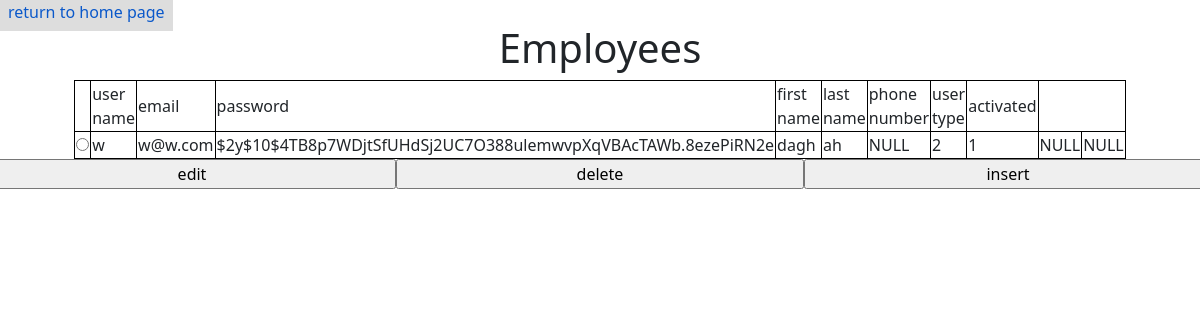
The page /admin/content.php?p=3 (signed in) on the database its author committed.
### tables this page shows
CREATE TABLE `user` (
  `user_name` varchar(30) NOT NULL,
  `email` varchar(50) NOT NULL,
  `password` varchar(255) NOT NULL,
  `first_name` varchar(30) NOT NULL,
  `last_name` varchar(30) NOT NULL,
  `phone_number` varchar(15) DEFAULT NULL,
  `user_type` int(11) NOT NULL,
  `activated` bit(1) NOT NULL,
  `token` varchar(255) DEFAULT NULL,
  `expiration_date` datetime DEFAULT NULL
);

### admin/content.php (the view, shortened to what this page needs)
<?php
require_once "../db_config.php";
?>
<!DOCTYPE html>
<html lang="en">
<head>
    <link rel="stylesheet" href="../css/style.css">
    <link rel="stylesheet" href="../css/bootstrap.min.css">
</head>
<body>
    <a href="index.php" class="button-custom ">return to home page</a>
    <?php
    $sql="";
    echo "<table class=\"table-design\">";
        if($_GET["p"]==1)
        {
            echo "<h1 class=\"text-center\">Tables</h1>";
            if(!empty($_GET["v"]) && !empty($_GET["value"])){
            if($_GET["v"]=="delete")
            {
                $value=$_GET["value"];
                $sql="delete from tables where table_number='$value'";
                $result=$conn->prepare($sql);
                try{
                    $result->execute();
                    header("location:content.php?p=1");
                }
                catch(Exception $e)
                {
                    header("location:index.php?p=1");
                }
            }
        }
        if(!empty($_GET["b"]))
        {
        if($_GET["b"]=="insert")
        {
            $table=$_GET["value"];
            $seat=$_GET["seat"];
            $smoke=$_GET["smoke"];
            $sql="insert into tables values('$table','$seat','$smoke')";
            $result=$conn->prepare($sql);
            try{
                $result->execute();
                header("location:content.php?p=1");
            }
            catch(Exception $e)
            {
                header("location:index.php?p=1");
            }
        }
        if($_GET["b"]=="edit" && !empty($_GET["seat"]) && !empty($_GET["smoke"]))
        {
            $table=$_GET["value"];
            $seat=$_GET["seat"];
            $smoke=$_GET["smoke"];
            $sql="update tables set num_of_seats='$seat',smoking='$smoke' where table_number='$table'";
            $result=$conn->prepare($sql);
            try{
                $result->execute();
                header("location:content.php?p=1");
            }
            catch(Exception $e)
            {
                header("location:index.php?p=1");
            }
        }
    }
            $sql="select * from tables";
            echo "<tr><td></td><td>table_num</td>
            <td>number of seats</td><td>smoking</td></tr>";
        }
        else if($_GET["p"]==3)
        {
            echo "<h1 class=\"text-center\">Employees</h1>";
            $sql="select * from user where user_type=2";
            echo "<tr><td></td><td>user name</td>
            <td>email</td><td>password</td><td>first name</td><td>last name</td><td>phone number</td><td>user type</td> <td>activated</td></tr>";
        }
        echo "<form method=\"get\" action=\"content.php\">";
        $result=$conn->prepare($sql);
        try{
        $result->execute();
        }
        catch(Exception $e)
        {
            header("location:index.php?p=1");
        }
        $result->setFetchMode(PDO::FETCH_NUM);
        while($row=$result->fetch())
        {
            echo "<tr>";
            echo "<td><input type=\"radio\" name=\"value\" value=\"$row[0]\">";
            echo "</td>";
            foreach($row as $rows)
            {
                if($rows =='')
                {
                    $rows = 'NULL';
                }
                echo "<td>$rows</td>";
            }
            echo "</tr>";
        }
        echo "</table>";
        if($_GET["p"]==3)
        {
            echo "<div class=\"row\">";
            echo "<input type=\"submit\" name=\"v\" value=\"edit\" class=\"button-size col-4\">";
            echo "<input type=\"submit\" name=\"v\" value=\"delete\" class=\"button-size col-4\">";
            echo "<input type=\"submit\" name=\"v\" value=\"insert\" class=\"button-size col-4\">";
        }
    ?>
</body>
</html>

### css/style.css (style rules this page uses)
.table-design { width: 50%; margin: auto; border: 1px solid black; }
.button-size { width: 50%; margin: auto; }
.table-design td { border: 1px solid black; width: auto; }
.button-custom { background-color: #bbbbbb; text-decoration: none; color: #111111; width: 100%; padding: 0.5em; border: 5px; }

### rows shown on the page
user: user_name "w", email "w@w.com", password "$2y$10$4TB8p7WDjtSfUHdSj2UC7O388ulemwvpXqVBAcTAWb.8ezePiRN2e", first_name "dagh", last_name "ah", rows "NULL", user_type "2", activated "1"
